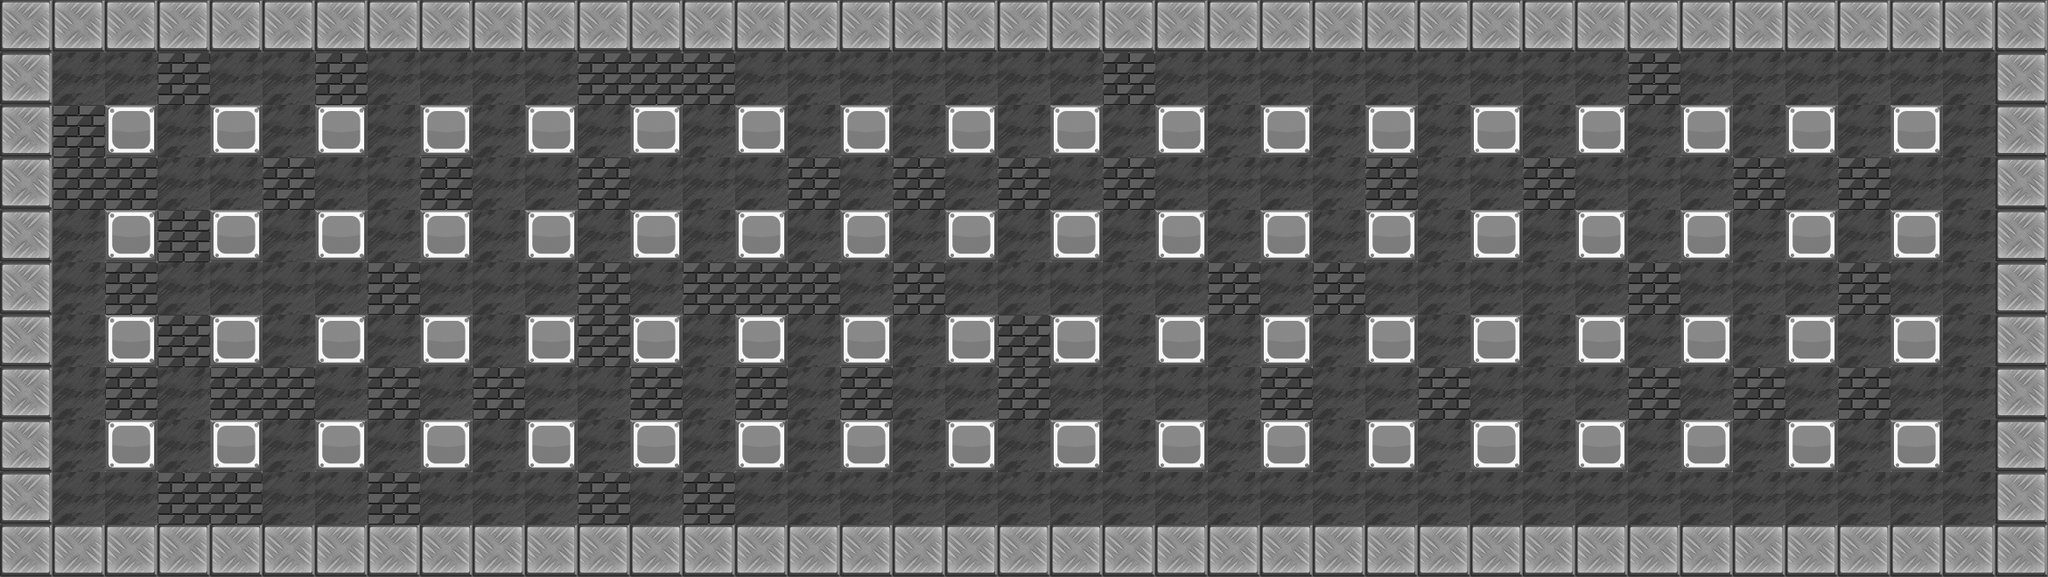

A level layout from a 2D game, rendered from its tile map. Below: a short description, then the map file with tile-grid data replaced by summaries:
An orthogonal 39x11 tile map with 60x60 px tiles, 4 tile layers (BG, NonDestructive, Foreground, Meta), 5 tilesets and 6 objects (5x enemy, player).

<map version="1.0" orientation="orthogonal" width="39" height="11" tilewidth="60" tileheight="60">
 <tileset firstgid="1" name="color" tilewidth="60" tileheight="60">
  <image source="color.png" width="240" height="60" />
  <tile id="1">
   <properties>
    <property name="Blastable" value="False" />
    <property name="Collidable" value="True" />
   </properties>
  </tile>
  <tile id="2">
   <properties>
    <property name="Blastable" value="True" />
    <property name="Collidable" value="True" />
   </properties>
  </tile>
 </tileset>
 <tileset firstgid="5" name="map1" tilewidth="60" tileheight="60">
  <image source="map1.png" width="420" height="420" />
 </tileset>
 <tileset firstgid="54" name="map2" tilewidth="60" tileheight="60">
  <image source="map2.png" width="420" height="420" />
 </tileset>
 <tileset firstgid="103" name="map3" tilewidth="60" tileheight="60">
  <image source="map3.png" width="420" height="420" />
 </tileset>
 <tileset firstgid="152" name="map4" tilewidth="60" tileheight="60">
  <image source="map4.png" width="420" height="420" />
 </tileset>
 <layer name="BG" width="39" height="11">
  <data>[429 cells, 429 non-empty, 1 distinct tile ids]</data>
 </layer>
 <layer name="NonDestructive" width="39" height="11">
  <data>[429 cells, 168 non-empty, 2 distinct tile ids]</data>
 </layer>
 <layer name="Foreground" width="39" height="11">
  <data>[429 cells, 55 non-empty, 2 distinct tile ids]</data>
 </layer>
 <layer name="Meta" width="39" height="11">
  <data>[429 cells, 223 non-empty, 2 distinct tile ids]</data>
 </layer>
 <objectgroup name="Objects" width="39" height="11">
  <object name="StartPoint" type="player" x="89" y="331" />
  <object name="enemy" x="929" y="393" />
  <object name="enemy" x="809" y="208" />
  <object name="enemy" x="329" y="93" />
  <object name="enemy" x="1291" y="332" />
  <object name="enemy" x="569" y="330" />
 </objectgroup>
</map>
